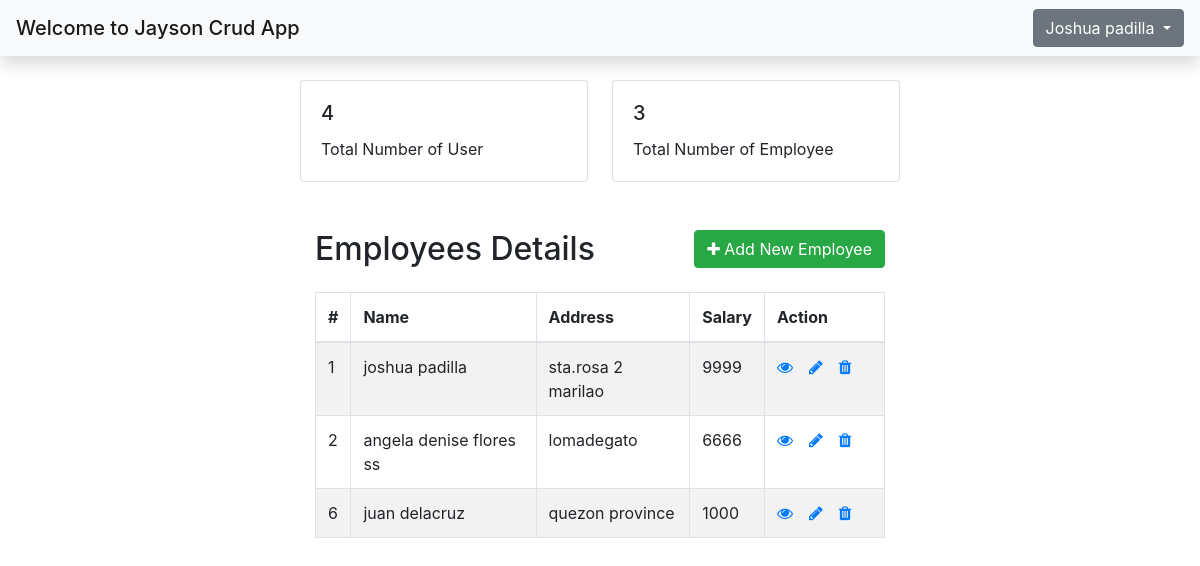
Page /view/view.php (signed in) on the committed database.
### tables this page shows
CREATE TABLE `user` (
  `user_id` int(11) NOT NULL,
  `fname` varchar(20) NOT NULL,
  `lname` varchar(20) NOT NULL,
  `email` varchar(30) NOT NULL,
  `password` varchar(30) NOT NULL
);

CREATE TABLE `employees` (
  `id` int(11) NOT NULL,
  `name` varchar(255) NOT NULL,
  `address` varchar(255) NOT NULL,
  `salary` varchar(255) NOT NULL
);

### view/session.php (called while the page is built, shortened)
<?php
if (isset($_SESSION["user_id"])) {
    include("../config/connection.php");
    $user_id = $_SESSION["user_id"];
    $get_record = mysqli_query($link, "SELECT * FROM user where user_id ='$user_id'");
    $row = mysqli_fetch_assoc($get_record);
    $db_fullname = $row["fname"] . " " . $row["lname"];
    function countAllUsers($link)
    {
        $count_query = mysqli_query($link, "SELECT COUNT(*) AS total_users FROM user");
        $count_result = mysqli_fetch_assoc($count_query);
        return $count_result['total_users'];
    }
    $total_users = countAllUsers($link);
    function countAllEmployee($link)
    {
        $count_query = mysqli_query($link, "SELECT COUNT(*) AS total_employees FROM employees");
        $count_result = mysqli_fetch_assoc($count_query);
        return $count_result['total_employees'];
    }
    $total_employee = countAllEmployee($link);
} else {
    echo "<script>window.location.href='../';</script>";
}
?>

### view/view.php (the view, shortened to what this page needs)
<?php
include "session.php";
?>
<!DOCTYPE html>
<html lang="en">
<head>
    <link rel="stylesheet" href="https://stackpath.bootstrapcdn.com/bootstrap/4.5.2/css/bootstrap.min.css">
    <link rel="stylesheet" href="https://maxcdn.bootstrapcdn.com/font-awesome/4.7.0/css/font-awesome.min.css">
</head>
<body>
<?php include "../structure/header.php";?>
    <div class="wrapper">
        <div class="container-fluid">
            <div class="row">
                <div class="card mt-4" style="width: 18rem;">
                    <div class="card-body">
                        <h5 class="card-title"><?=$total_users?></h5>
                        <p class="card-text">Total Number of User</p>
                    </div>
                </div>
                <div class="card mt-4 ml-4" style="width: 18rem;">
                    <div class="card-body">
                        <h5 class="card-title"><?=$total_employee?></h5>
                        <p class="card-text">Total Number of Employee</p>
                    </div>
                </div>
                <div class="col-md-12">
                    <div class="mt-5 mb-3 clearfix">
                        <h2 class="pull-left">Employees Details</h2>
                        <a href="create.php" class="btn btn-success pull-right"><i class="fa fa-plus"></i> Add New Employee</a>
                    </div>
                    <?php
                    require_once "../config/connection.php";
                    $sql = "SELECT * FROM employees";
                    if($result = mysqli_query($link, $sql)){
                        if(mysqli_num_rows($result) > 0){
                            echo '<table class="table table-bordered table-striped">';
                                echo "<thead>";
                                    echo "<tr>";
                                        echo "<th>#</th>";
                                        echo "<th>Name</th>";
                                        echo "<th>Address</th>";
                                        echo "<th>Salary</th>";
                                        echo "<th>Action</th>";
                                    echo "</tr>";
                                echo "</thead>";
                                echo "<tbody>";
                                while($row = mysqli_fetch_array($result)){
                                    echo "<tr>";
                                        echo "<td>" . $row['id'] . "</td>";
                                        echo "<td>" . $row['name'] . "</td>";
                                        echo "<td>" . $row['address'] . "</td>";
                                        echo "<td>" . $row['salary'] . "</td>";
                                        echo "<td>";
                                            echo '<a href="read.php?id='. $row['id'] .'" class="mr-3" title="View Record" data-toggle="tooltip"><span class="fa fa-eye"></span></a>';
                                            echo '<a href="update.php?id='. $row['id'] .'" class="mr-3" title="Update Record" data-toggle="tooltip"><span class="fa fa-pencil"></span></a>';
                                            echo '<a href="delete.php?id='. $row['id'] .'" title="Delete Record" data-toggle="tooltip"><span class="fa fa-trash"></span></a>';
                                        echo "</td>";
                                    echo "</tr>";
                                }
                                echo "</tbody>";
                            echo "</table>";
                        } else{
                            echo '<div class="alert alert-danger"><em>No records were found.</em></div>';
                        }
                    } else{
                        echo "Oops! Something went wrong. Please try again later.";
                    }
                    ?>
                </div>
            </div>
        </div>
    </div>
</body>
</html>

### structure/header.php (shortened to what this page needs)
<nav class="navbar navbar-light bg-light shadow">
    <span class="navbar-brand mb-0 h1">Welcome to Jayson Crud App</span>
    <div class="dropdown ml-auto">
        <button class="btn btn-secondary dropdown-toggle" type="button" id="dropdownMenuButton" data-toggle="dropdown" aria-haspopup="true" aria-expanded="false">
        <?=ucfirst($db_fullname);?>
        </button>
    </div>
</nav>

### view/view.php (style rules this page uses)
.wrapper { width: 600px; margin: 0 auto; }
table tr td:last-child { width: 120px; }

### rows in the picture
user: db_fullname "Joshua padilla"
employees: id "1", name "joshua padilla", address "sta.rosa 2 marilao", salary "9999"
employees: id "2", name "angela denise flores ss", address "lomadegato", salary "6666"
employees: id "6", name "juan delacruz", address "quezon province", salary "1000"

### other values in the picture
$total_users "4"
$total_employee "3"
